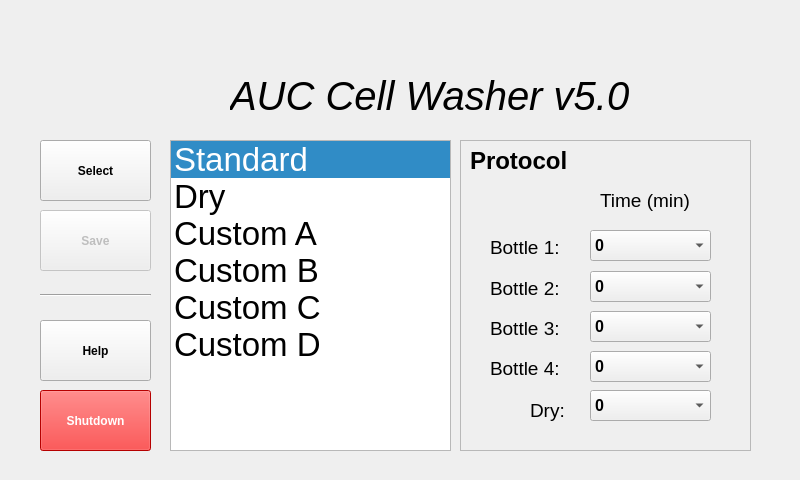
<?xml version="1.0" encoding="UTF-8"?>
<ui version="4.0">
 <class>MainWindow</class>
 <widget class="QMainWindow" name="MainWindow">
  <property name="geometry">
   <rect>
    <x>0</x>
    <y>0</y>
    <width>800</width>
    <height>480</height>
   </rect>
  </property>
  <property name="windowTitle">
   <string>Spin Analytical Cell Washer</string>
  </property>
  <widget class="QWidget" name="centralWidget">
   <widget class="QLabel" name="logoLabel">
    <property name="geometry">
     <rect>
      <x>20</x>
      <y>10</y>
      <width>121</width>
      <height>49</height>
     </rect>
    </property>
    <property name="text">
     <string/>
    </property>
    <property name="pixmap">
     <pixmap resource="resources.qrc">:/Images/media/nanoi_logo.png</pixmap>
    </property>
    <property name="scaledContents">
     <bool>true</bool>
    </property>
   </widget>
   <widget class="QListWidget" name="protocolList">
    <property name="geometry">
     <rect>
      <x>170</x>
      <y>140</y>
      <width>281</width>
      <height>311</height>
     </rect>
    </property>
    <property name="font">
     <font>
      <pointsize>25</pointsize>
     </font>
    </property>
    <property name="currentRow">
     <number>0</number>
    </property>
    <item>
     <property name="text">
      <string>Standard</string>
     </property>
    </item>
    <item>
     <property name="text">
      <string>Dry</string>
     </property>
    </item>
    <item>
     <property name="text">
      <string>Custom A</string>
     </property>
    </item>
    <item>
     <property name="text">
      <string>Custom B</string>
     </property>
    </item>
    <item>
     <property name="text">
      <string>Custom C</string>
     </property>
    </item>
    <item>
     <property name="text">
      <string>Custom D</string>
     </property>
    </item>
   </widget>
   <widget class="QPushButton" name="selectButton">
    <property name="enabled">
     <bool>true</bool>
    </property>
    <property name="geometry">
     <rect>
      <x>40</x>
      <y>140</y>
      <width>111</width>
      <height>61</height>
     </rect>
    </property>
    <property name="font">
     <font>
      <bold>true</bold>
     </font>
    </property>
    <property name="text">
     <string>Select</string>
    </property>
   </widget>
   <widget class="QPushButton" name="saveButton">
    <property name="enabled">
     <bool>false</bool>
    </property>
    <property name="geometry">
     <rect>
      <x>40</x>
      <y>210</y>
      <width>111</width>
      <height>61</height>
     </rect>
    </property>
    <property name="font">
     <font>
      <bold>true</bold>
     </font>
    </property>
    <property name="text">
     <string>Save</string>
    </property>
   </widget>
   <widget class="QPushButton" name="shutdownButton">
    <property name="geometry">
     <rect>
      <x>40</x>
      <y>390</y>
      <width>111</width>
      <height>61</height>
     </rect>
    </property>
    <property name="palette">
     <palette>
      <active>
       <colorrole role="WindowText">
        <brush brushstyle="SolidPattern">
         <color alpha="255">
          <red>0</red>
          <green>0</green>
          <blue>0</blue>
         </color>
        </brush>
       </colorrole>
       <colorrole role="Button">
        <brush brushstyle="SolidPattern">
         <color alpha="255">
          <red>255</red>
          <green>0</green>
          <blue>0</blue>
         </color>
        </brush>
       </colorrole>
       <colorrole role="Light">
        <brush brushstyle="SolidPattern">
         <color alpha="255">
          <red>255</red>
          <green>127</green>
          <blue>127</blue>
         </color>
        </brush>
       </colorrole>
       <colorrole role="Midlight">
        <brush brushstyle="SolidPattern">
         <color alpha="255">
          <red>255</red>
          <green>63</green>
          <blue>63</blue>
         </color>
        </brush>
       </colorrole>
       <colorrole role="Dark">
        <brush brushstyle="SolidPattern">
         <color alpha="255">
          <red>127</red>
          <green>0</green>
          <blue>0</blue>
         </color>
        </brush>
       </colorrole>
       <colorrole role="Mid">
        <brush brushstyle="SolidPattern">
         <color alpha="255">
          <red>170</red>
          <green>0</green>
          <blue>0</blue>
         </color>
        </brush>
       </colorrole>
       <colorrole role="Text">
        <brush brushstyle="SolidPattern">
         <color alpha="255">
          <red>255</red>
          <green>255</green>
          <blue>255</blue>
         </color>
        </brush>
       </colorrole>
       <colorrole role="BrightText">
        <brush brushstyle="SolidPattern">
         <color alpha="255">
          <red>255</red>
          <green>255</green>
          <blue>255</blue>
         </color>
        </brush>
       </colorrole>
       <colorrole role="ButtonText">
        <brush brushstyle="SolidPattern">
         <color alpha="255">
          <red>255</red>
          <green>255</green>
          <blue>255</blue>
         </color>
        </brush>
       </colorrole>
       <colorrole role="Base">
        <brush brushstyle="SolidPattern">
         <color alpha="255">
          <red>255</red>
          <green>255</green>
          <blue>255</blue>
         </color>
        </brush>
       </colorrole>
       <colorrole role="Window">
        <brush brushstyle="SolidPattern">
         <color alpha="255">
          <red>255</red>
          <green>0</green>
          <blue>0</blue>
         </color>
        </brush>
       </colorrole>
       <colorrole role="Shadow">
        <brush brushstyle="SolidPattern">
         <color alpha="255">
          <red>0</red>
          <green>0</green>
          <blue>0</blue>
         </color>
        </brush>
       </colorrole>
       <colorrole role="AlternateBase">
        <brush brushstyle="SolidPattern">
         <color alpha="255">
          <red>255</red>
          <green>127</green>
          <blue>127</blue>
         </color>
        </brush>
       </colorrole>
       <colorrole role="ToolTipBase">
        <brush brushstyle="SolidPattern">
         <color alpha="255">
          <red>255</red>
          <green>255</green>
          <blue>220</blue>
         </color>
        </brush>
       </colorrole>
       <colorrole role="ToolTipText">
        <brush brushstyle="SolidPattern">
         <color alpha="255">
          <red>0</red>
          <green>0</green>
          <blue>0</blue>
         </color>
        </brush>
       </colorrole>
      </active>
      <inactive>
       <colorrole role="WindowText">
        <brush brushstyle="SolidPattern">
         <color alpha="255">
          <red>0</red>
          <green>0</green>
          <blue>0</blue>
         </color>
        </brush>
       </colorrole>
       <colorrole role="Button">
        <brush brushstyle="SolidPattern">
         <color alpha="255">
          <red>255</red>
          <green>0</green>
          <blue>0</blue>
         </color>
        </brush>
       </colorrole>
       <colorrole role="Light">
        <brush brushstyle="SolidPattern">
         <color alpha="255">
          <red>255</red>
          <green>127</green>
          <blue>127</blue>
         </color>
        </brush>
       </colorrole>
       <colorrole role="Midlight">
        <brush brushstyle="SolidPattern">
         <color alpha="255">
          <red>255</red>
          <green>63</green>
          <blue>63</blue>
         </color>
        </brush>
       </colorrole>
       <colorrole role="Dark">
        <brush brushstyle="SolidPattern">
         <color alpha="255">
          <red>127</red>
          <green>0</green>
          <blue>0</blue>
         </color>
        </brush>
       </colorrole>
       <colorrole role="Mid">
        <brush brushstyle="SolidPattern">
         <color alpha="255">
          <red>170</red>
          <green>0</green>
          <blue>0</blue>
         </color>
        </brush>
       </colorrole>
       <colorrole role="Text">
        <brush brushstyle="SolidPattern">
         <color alpha="255">
          <red>255</red>
          <green>255</green>
          <blue>255</blue>
         </color>
        </brush>
       </colorrole>
       <colorrole role="BrightText">
        <brush brushstyle="SolidPattern">
         <color alpha="255">
          <red>255</red>
          <green>255</green>
          <blue>255</blue>
         </color>
        </brush>
       </colorrole>
       <colorrole role="ButtonText">
        <brush brushstyle="SolidPattern">
         <color alpha="255">
          <red>255</red>
          <green>255</green>
          <blue>255</blue>
         </color>
        </brush>
       </colorrole>
       <colorrole role="Base">
        <brush brushstyle="SolidPattern">
         <color alpha="255">
          <red>255</red>
          <green>255</green>
          <blue>255</blue>
         </color>
        </brush>
       </colorrole>
       <colorrole role="Window">
        <brush brushstyle="SolidPattern">
         <color alpha="255">
          <red>255</red>
          <green>0</green>
          <blue>0</blue>
         </color>
        </brush>
       </colorrole>
       <colorrole role="Shadow">
        <brush brushstyle="SolidPattern">
         <color alpha="255">
          <red>0</red>
          <green>0</green>
          <blue>0</blue>
         </color>
        </brush>
       </colorrole>
       <colorrole role="AlternateBase">
        <brush brushstyle="SolidPattern">
         <color alpha="255">
          <red>255</red>
          <green>127</green>
          <blue>127</blue>
         </color>
        </brush>
       </colorrole>
       <colorrole role="ToolTipBase">
        <brush brushstyle="SolidPattern">
         <color alpha="255">
          <red>255</red>
          <green>255</green>
          <blue>220</blue>
         </color>
        </brush>
       </colorrole>
       <colorrole role="ToolTipText">
        <brush brushstyle="SolidPattern">
         <color alpha="255">
          <red>0</red>
          <green>0</green>
          <blue>0</blue>
         </color>
        </brush>
       </colorrole>
      </inactive>
      <disabled>
       <colorrole role="WindowText">
        <brush brushstyle="SolidPattern">
         <color alpha="255">
          <red>127</red>
          <green>0</green>
          <blue>0</blue>
         </color>
        </brush>
       </colorrole>
       <colorrole role="Button">
        <brush brushstyle="SolidPattern">
         <color alpha="255">
          <red>255</red>
          <green>0</green>
          <blue>0</blue>
         </color>
        </brush>
       </colorrole>
       <colorrole role="Light">
        <brush brushstyle="SolidPattern">
         <color alpha="255">
          <red>255</red>
          <green>127</green>
          <blue>127</blue>
         </color>
        </brush>
       </colorrole>
       <colorrole role="Midlight">
        <brush brushstyle="SolidPattern">
         <color alpha="255">
          <red>255</red>
          <green>63</green>
          <blue>63</blue>
         </color>
        </brush>
       </colorrole>
       <colorrole role="Dark">
        <brush brushstyle="SolidPattern">
         <color alpha="255">
          <red>127</red>
          <green>0</green>
          <blue>0</blue>
         </color>
        </brush>
       </colorrole>
       <colorrole role="Mid">
        <brush brushstyle="SolidPattern">
         <color alpha="255">
          <red>170</red>
          <green>0</green>
          <blue>0</blue>
         </color>
        </brush>
       </colorrole>
       <colorrole role="Text">
        <brush brushstyle="SolidPattern">
         <color alpha="255">
          <red>127</red>
          <green>0</green>
          <blue>0</blue>
         </color>
        </brush>
       </colorrole>
       <colorrole role="BrightText">
        <brush brushstyle="SolidPattern">
         <color alpha="255">
          <red>255</red>
          <green>255</green>
          <blue>255</blue>
         </color>
        </brush>
       </colorrole>
       <colorrole role="ButtonText">
        <brush brushstyle="SolidPattern">
         <color alpha="255">
          <red>127</red>
          <green>0</green>
          <blue>0</blue>
         </color>
        </brush>
       </colorrole>
       <colorrole role="Base">
        <brush brushstyle="SolidPattern">
         <color alpha="255">
          <red>255</red>
          <green>0</green>
          <blue>0</blue>
         </color>
        </brush>
       </colorrole>
       <colorrole role="Window">
        <brush brushstyle="SolidPattern">
         <color alpha="255">
          <red>255</red>
          <green>0</green>
          <blue>0</blue>
         </color>
        </brush>
       </colorrole>
       <colorrole role="Shadow">
        <brush brushstyle="SolidPattern">
         <color alpha="255">
          <red>0</red>
          <green>0</green>
          <blue>0</blue>
         </color>
        </brush>
       </colorrole>
       <colorrole role="AlternateBase">
        <brush brushstyle="SolidPattern">
         <color alpha="255">
          <red>255</red>
          <green>0</green>
          <blue>0</blue>
         </color>
        </brush>
       </colorrole>
       <colorrole role="ToolTipBase">
        <brush brushstyle="SolidPattern">
         <color alpha="255">
          <red>255</red>
          <green>255</green>
          <blue>220</blue>
         </color>
        </brush>
       </colorrole>
       <colorrole role="ToolTipText">
        <brush brushstyle="SolidPattern">
         <color alpha="255">
          <red>0</red>
          <green>0</green>
          <blue>0</blue>
         </color>
        </brush>
       </colorrole>
      </disabled>
     </palette>
    </property>
    <property name="font">
     <font>
      <bold>true</bold>
     </font>
    </property>
    <property name="text">
     <string>Shutdown</string>
    </property>
   </widget>
   <widget class="QPushButton" name="helpButton">
    <property name="enabled">
     <bool>true</bool>
    </property>
    <property name="geometry">
     <rect>
      <x>40</x>
      <y>320</y>
      <width>111</width>
      <height>61</height>
     </rect>
    </property>
    <property name="font">
     <font>
      <bold>true</bold>
     </font>
    </property>
    <property name="text">
     <string>Help</string>
    </property>
   </widget>
   <widget class="QFrame" name="frame">
    <property name="geometry">
     <rect>
      <x>460</x>
      <y>140</y>
      <width>291</width>
      <height>311</height>
     </rect>
    </property>
    <property name="frameShape">
     <enum>QFrame::Shape::StyledPanel</enum>
    </property>
    <property name="frameShadow">
     <enum>QFrame::Shadow::Raised</enum>
    </property>
    <widget class="QLabel" name="protocolLabel">
     <property name="geometry">
      <rect>
       <x>10</x>
       <y>10</y>
       <width>271</width>
       <height>21</height>
      </rect>
     </property>
     <property name="font">
      <font>
       <pointsize>18</pointsize>
       <bold>true</bold>
      </font>
     </property>
     <property name="text">
      <string>Protocol</string>
     </property>
    </widget>
    <widget class="QLabel" name="label">
     <property name="geometry">
      <rect>
       <x>30</x>
       <y>99</y>
       <width>91</width>
       <height>16</height>
      </rect>
     </property>
     <property name="font">
      <font>
       <pointsize>14</pointsize>
      </font>
     </property>
     <property name="text">
      <string>Bottle 1:</string>
     </property>
    </widget>
    <widget class="QLabel" name="label_2">
     <property name="geometry">
      <rect>
       <x>30</x>
       <y>140</y>
       <width>91</width>
       <height>16</height>
      </rect>
     </property>
     <property name="font">
      <font>
       <pointsize>14</pointsize>
      </font>
     </property>
     <property name="text">
      <string>Bottle 2:</string>
     </property>
    </widget>
    <widget class="QLabel" name="label_3">
     <property name="geometry">
      <rect>
       <x>30</x>
       <y>180</y>
       <width>91</width>
       <height>16</height>
      </rect>
     </property>
     <property name="font">
      <font>
       <pointsize>14</pointsize>
      </font>
     </property>
     <property name="text">
      <string>Bottle 3:</string>
     </property>
    </widget>
    <widget class="QLabel" name="label_4">
     <property name="geometry">
      <rect>
       <x>30</x>
       <y>220</y>
       <width>91</width>
       <height>16</height>
      </rect>
     </property>
     <property name="font">
      <font>
       <pointsize>14</pointsize>
      </font>
     </property>
     <property name="text">
      <string>Bottle 4:</string>
     </property>
    </widget>
    <widget class="QLabel" name="label_5">
     <property name="geometry">
      <rect>
       <x>70</x>
       <y>260</y>
       <width>51</width>
       <height>21</height>
      </rect>
     </property>
     <property name="font">
      <font>
       <pointsize>14</pointsize>
      </font>
     </property>
     <property name="text">
      <string>Dry:</string>
     </property>
    </widget>
    <widget class="QLabel" name="label_6">
     <property name="geometry">
      <rect>
       <x>140</x>
       <y>50</y>
       <width>121</width>
       <height>21</height>
      </rect>
     </property>
     <property name="font">
      <font>
       <pointsize>14</pointsize>
      </font>
     </property>
     <property name="text">
      <string>Time (min)</string>
     </property>
    </widget>
    <widget class="QComboBox" name="b1Box">
     <property name="geometry">
      <rect>
       <x>130</x>
       <y>90</y>
       <width>121</width>
       <height>31</height>
      </rect>
     </property>
     <property name="palette">
      <palette>
       <active>
        <colorrole role="ButtonText">
         <brush brushstyle="SolidPattern">
          <color alpha="255">
           <red>0</red>
           <green>0</green>
           <blue>0</blue>
          </color>
         </brush>
        </colorrole>
       </active>
       <inactive>
        <colorrole role="ButtonText">
         <brush brushstyle="SolidPattern">
          <color alpha="255">
           <red>0</red>
           <green>0</green>
           <blue>0</blue>
          </color>
         </brush>
        </colorrole>
       </inactive>
       <disabled>
        <colorrole role="ButtonText">
         <brush brushstyle="SolidPattern">
          <color alpha="255">
           <red>255</red>
           <green>0</green>
           <blue>0</blue>
          </color>
         </brush>
        </colorrole>
       </disabled>
      </palette>
     </property>
     <property name="font">
      <font>
       <pointsize>12</pointsize>
       <bold>true</bold>
      </font>
     </property>
     <item>
      <property name="text">
       <string>0</string>
      </property>
     </item>
     <item>
      <property name="text">
       <string>0.5</string>
      </property>
     </item>
     <item>
      <property name="text">
       <string>1.0</string>
      </property>
     </item>
     <item>
      <property name="text">
       <string>1.5</string>
      </property>
     </item>
     <item>
      <property name="text">
       <string>2.0</string>
      </property>
     </item>
    </widget>
    <widget class="QComboBox" name="b2Box">
     <property name="geometry">
      <rect>
       <x>130</x>
       <y>131</y>
       <width>121</width>
       <height>31</height>
      </rect>
     </property>
     <property name="palette">
      <palette>
       <active>
        <colorrole role="ButtonText">
         <brush brushstyle="SolidPattern">
          <color alpha="255">
           <red>0</red>
           <green>0</green>
           <blue>0</blue>
          </color>
         </brush>
        </colorrole>
       </active>
       <inactive>
        <colorrole role="ButtonText">
         <brush brushstyle="SolidPattern">
          <color alpha="255">
           <red>0</red>
           <green>0</green>
           <blue>0</blue>
          </color>
         </brush>
        </colorrole>
       </inactive>
       <disabled>
        <colorrole role="ButtonText">
         <brush brushstyle="SolidPattern">
          <color alpha="255">
           <red>255</red>
           <green>0</green>
           <blue>0</blue>
          </color>
         </brush>
        </colorrole>
       </disabled>
      </palette>
     </property>
     <property name="font">
      <font>
       <pointsize>12</pointsize>
       <bold>true</bold>
      </font>
     </property>
     <item>
      <property name="text">
       <string>0</string>
      </property>
     </item>
     <item>
      <property name="text">
       <string>0.5</string>
      </property>
     </item>
     <item>
      <property name="text">
       <string>1.0</string>
      </property>
     </item>
     <item>
      <property name="text">
       <string>1.5</string>
      </property>
     </item>
     <item>
      <property name="text">
       <string>2.0</string>
      </property>
     </item>
    </widget>
    <widget class="QComboBox" name="b3Box">
     <property name="geometry">
      <rect>
       <x>130</x>
       <y>171</y>
       <width>121</width>
       <height>31</height>
      </rect>
     </property>
     <property name="palette">
      <palette>
       <active>
        <colorrole role="ButtonText">
         <brush brushstyle="SolidPattern">
          <color alpha="255">
           <red>0</red>
           <green>0</green>
           <blue>0</blue>
          </color>
         </brush>
        </colorrole>
       </active>
       <inactive>
        <colorrole role="ButtonText">
         <brush brushstyle="SolidPattern">
          <color alpha="255">
           <red>0</red>
           <green>0</green>
           <blue>0</blue>
          </color>
         </brush>
        </colorrole>
       </inactive>
       <disabled>
        <colorrole role="ButtonText">
         <brush brushstyle="SolidPattern">
          <color alpha="255">
           <red>255</red>
           <green>0</green>
           <blue>0</blue>
          </color>
         </brush>
        </colorrole>
       </disabled>
      </palette>
     </property>
     <property name="font">
      <font>
       <pointsize>12</pointsize>
       <bold>true</bold>
      </font>
     </property>
     <item>
      <property name="text">
       <string>0</string>
      </property>
     </item>
     <item>
      <property name="text">
       <string>0.5</string>
      </property>
     </item>
     <item>
      <property name="text">
       <string>1.0</string>
      </property>
     </item>
     <item>
      <property name="text">
       <string>1.5</string>
      </property>
     </item>
     <item>
      <property name="text">
       <string>2.0</string>
      </property>
     </item>
    </widget>
    <widget class="QComboBox" name="b4Box">
     <property name="geometry">
      <rect>
       <x>130</x>
       <y>211</y>
       <width>121</width>
       <height>31</height>
      </rect>
     </property>
     <property name="palette">
      <palette>
       <active>
        <colorrole role="ButtonText">
         <brush brushstyle="SolidPattern">
          <color alpha="255">
           <red>0</red>
           <green>0</green>
           <blue>0</blue>
          </color>
         </brush>
        </colorrole>
       </active>
       <inactive>
        <colorrole role="ButtonText">
         <brush brushstyle="SolidPattern">
          <color alpha="255">
           <red>0</red>
           <green>0</green>
           <blue>0</blue>
          </color>
         </brush>
        </colorrole>
       </inactive>
       <disabled>
        <colorrole role="ButtonText">
         <brush brushstyle="SolidPattern">
          <color alpha="255">
           <red>255</red>
           <green>0</green>
           <blue>0</blue>
          </color>
         </brush>
        </colorrole>
       </disabled>
      </palette>
     </property>
     <property name="font">
      <font>
       <pointsize>12</pointsize>
       <bold>true</bold>
      </font>
     </property>
     <item>
      <property name="text">
       <string>0</string>
      </property>
     </item>
     <item>
      <property name="text">
       <string>0.5</string>
      </property>
     </item>
     <item>
      <property name="text">
       <string>1.0</string>
      </property>
     </item>
     <item>
      <property name="text">
       <string>1.5</string>
      </property>
     </item>
     <item>
      <property name="text">
       <string>2.0</string>
      </property>
     </item>
    </widget>
    <widget class="QComboBox" name="dryBox">
     <property name="geometry">
      <rect>
       <x>130</x>
       <y>250</y>
       <width>121</width>
       <height>31</height>
      </rect>
     </property>
     <property name="palette">
      <palette>
       <active>
        <colorrole role="ButtonText">
         <brush brushstyle="SolidPattern">
          <color alpha="255">
           <red>0</red>
           <green>0</green>
           <blue>0</blue>
          </color>
         </brush>
        </colorrole>
       </active>
       <inactive>
        <colorrole role="ButtonText">
         <brush brushstyle="SolidPattern">
          <color alpha="255">
           <red>0</red>
           <green>0</green>
           <blue>0</blue>
          </color>
         </brush>
        </colorrole>
       </inactive>
       <disabled>
        <colorrole role="ButtonText">
         <brush brushstyle="SolidPattern">
          <color alpha="255">
           <red>255</red>
           <green>0</green>
           <blue>0</blue>
          </color>
         </brush>
        </colorrole>
       </disabled>
      </palette>
     </property>
     <property name="font">
      <font>
       <pointsize>12</pointsize>
       <bold>true</bold>
      </font>
     </property>
     <item>
      <property name="text">
       <string>0</string>
      </property>
     </item>
     <item>
      <property name="text">
       <string>0.5</string>
      </property>
     </item>
     <item>
      <property name="text">
       <string>1.0</string>
      </property>
     </item>
     <item>
      <property name="text">
       <string>1.5</string>
      </property>
     </item>
     <item>
      <property name="text">
       <string>2.0</string>
      </property>
     </item>
     <item>
      <property name="text">
       <string>5.0</string>
      </property>
     </item>
     <item>
      <property name="text">
       <string>10.0</string>
      </property>
     </item>
    </widget>
   </widget>
   <widget class="Line" name="line">
    <property name="geometry">
     <rect>
      <x>40</x>
      <y>285</y>
      <width>111</width>
      <height>21</height>
     </rect>
    </property>
    <property name="orientation">
     <enum>Qt::Orientation::Horizontal</enum>
    </property>
   </widget>
   <widget class="QLabel" name="label_7">
    <property name="geometry">
     <rect>
      <x>230</x>
      <y>70</y>
      <width>481</width>
      <height>51</height>
     </rect>
    </property>
    <property name="font">
     <font>
      <pointsize>30</pointsize>
      <italic>true</italic>
     </font>
    </property>
    <property name="text">
     <string>AUC Cell Washer v5.0</string>
    </property>
   </widget>
   <widget class="QLabel" name="logoLabel_2">
    <property name="geometry">
     <rect>
      <x>660</x>
      <y>10</y>
      <width>121</width>
      <height>49</height>
     </rect>
    </property>
    <property name="text">
     <string/>
    </property>
    <property name="pixmap">
     <pixmap resource="resources.qrc">:/Images/media/spin_nano_logo_min.png</pixmap>
    </property>
    <property name="scaledContents">
     <bool>true</bool>
    </property>
   </widget>
  </widget>
 </widget>
 <layoutdefault spacing="6" margin="11"/>
 <resources>
  <include location="resources.qrc"/>
 </resources>
 <connections/>
 <designerdata>
  <property name="gridDeltaX">
   <number>10</number>
  </property>
  <property name="gridDeltaY">
   <number>10</number>
  </property>
  <property name="gridSnapX">
   <bool>true</bool>
  </property>
  <property name="gridSnapY">
   <bool>true</bool>
  </property>
  <property name="gridVisible">
   <bool>true</bool>
  </property>
 </designerdata>
</ui>
